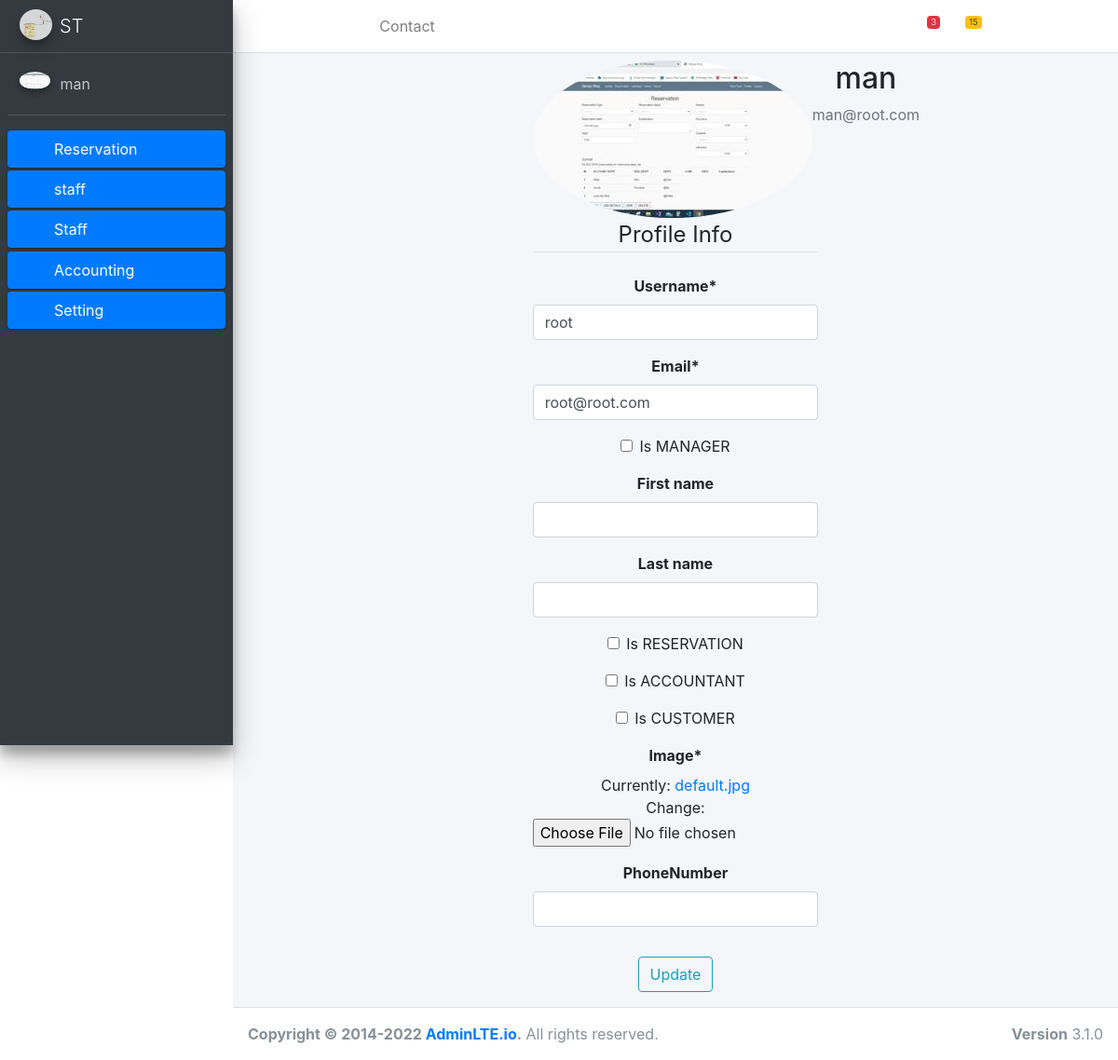
/users/profile/1/ (signed in), run on the app's committed database.
### users/models.py (models this page shows, shortened)
class MyUser(AbstractBaseUser, PermissionsMixin):
    email = models.EmailField(_('email address'), unique=True)
    username = models.CharField(_('username'), max_length=250, unique=True)
    first_name = models.CharField(_('first name'), max_length=50, blank=True)
    last_name = models.CharField(_('last name'), max_length=50, blank=True)
    date_joined = models.DateTimeField(_('date joined'), auto_now_add=True)
    is_active = models.BooleanField(_('active'), default=True)
    is_staff = models.BooleanField(default=False)
    is_superuser = models.BooleanField(default=False)
    avatar = models.ImageField(upload_to='avatars/', null=True, blank=True)
    is_MANAGER= models.BooleanField(default=False)
    is_RESERVATION= models.BooleanField(default=False)
    is_ACCOUNTANT= models.BooleanField(default=False)
    is_CUSTOMER= models.BooleanField(default=False)
    objects = UserManager()
    company    = models.ForeignKey(Company, blank=True, null=True, on_delete=models.SET_NULL)
    sub_customer   = models.ForeignKey(Customer, null=True,blank=True, on_delete=models.SET_NULL, related_name='sub_customer')
    USERNAME_FIELD = 'username'
    REQUIRED_FIELDS = ['email']
    class Meta:
        verbose_name = _('user')
        verbose_name_plural = _('users')

class Profile(models.Model):
    user  = models.OneToOneField(settings.AUTH_USER_MODEL, on_delete=models.SET_NULL , null=True, blank=True)
    image = models.ImageField(default='default.jpg', upload_to='profile_pics')
    phoneNumber = models.CharField(max_length = 25, unique = True, blank= True, null= True)
    create_at = models.DateTimeField(auto_now_add=True)
    update_at = models.DateTimeField(auto_now=True)

### company/models.py (models this page shows)
class Company(models.Model):
    name = models.CharField(_('name'), max_length=500)
    logo = models.ImageField(default='default.jpg', upload_to='Company_pics', blank=True, null=True)
    address = models.CharField(max_length=500, blank=True, null=True)
    phoneNumber1 = models.CharField( max_length = 25,  blank=True, null=True)
    phoneNumber2 = models.CharField( max_length = 25,  blank=True, null=True)
    phoneNumber3 = models.CharField( max_length = 25,  blank=True, null=True)
    phoneNumber4 = models.CharField( max_length = 25,  blank=True, null=True)
    tradeRecord = models.CharField(max_length=500, blank=True, null=True)
    email       = models.EmailField( blank=True, null=True)
    webSite     =  models.URLField(max_length = 200, blank=True, null=True)
    create_at = models.DateTimeField(auto_now_add=True)
    update_at = models.DateTimeField(auto_now=True)
    class Meta:
        verbose_name = 'شركة '
        verbose_name_plural = 'الشركات'
    def __str__(self):
        return f'{self.name}'
        img = Image.open(self.logo.path)
        if img.height > 300 or img.width > 300:
            output_size = (300, 300)
            img.thumbnail(output_size)
            img.save(self.logo.path)

### users/views.py (the view)
# urls.py: path('profile/<int:pk>/', profile, name='profile'),
@login_required
def profile(request, pk):
    user = get_object_or_404(MyUser, pk=pk)
    if request.method == 'POST':
        u_form = UserUpdateForm(request.POST, instance=user)
        p_form = ProfileUpdateForm(request.POST,
                                   request.FILES,
                                   instance=user.profile)
        if u_form.is_valid() and p_form.is_valid():
            u_form.save()
            p_form.save()
            messages.success(request, f' account has been updated!')
            return redirect('company_index')
    else:
        u_form = UserUpdateForm(instance=user)
        p_form = ProfileUpdateForm(instance=user.profile)
    context = {
        'u_form': u_form,
        'p_form': p_form
    }
    return render(request, 'users/profile.html', context)

### users/forms.py
class UserUpdateForm(forms.ModelForm):
    email = forms.EmailField()
    class Meta:
        model = MyUser
        fields = ['username', 'email','is_MANAGER',
                  'first_name','last_name','is_RESERVATION',
                   'is_ACCOUNTANT','is_CUSTOMER']

class ProfileUpdateForm(forms.ModelForm):
    class Meta:
        model = Profile
        fields = ['image','phoneNumber']

### users/templates/users/profile.html (shortened to what this page needs)
{% extends "base.html" %}
{% load crispy_forms_tags %}
{% block content %}
    <div class="row text-center pt-2">
      <div class="col-md-4 offset-md-4" >
      <div class="media">
        <img class="rounded-circle account-img" src="{{ user.profile.image.url }}">
        <div class="media-body">
          <h2 class="account-heading">{{ user.username }}</h2>
          <p class="text-secondary">{{ user.email }}</p>
        </div>
      </div>
      <form method="POST" enctype="multipart/form-data">
          <fieldset class="form-group">
              <legend class="border-bottom mb-4">Profile Info</legend>
              {{ u_form|crispy }}
              {{ p_form|crispy }}
          </fieldset>
          <div class="form-group">
              <button class="btn btn-outline-info" type="submit">Update</button>
          </div>
      </form>
    </div></div>
{% endblock content %}

### templates/sidebar.html (shortened to what this page needs)
{% load static %}
{% load i18n %}
<aside class="main-sidebar sidebar-dark-primary elevation-4">
    <a href="" class="brand-link">
      <img
      src="{{ user.company.logo.url }}"
      alt="company Logo" class="brand-image img-circle elevation-3" style="opacity: .8">
      <span class="brand-text font-weight-light">{{ user.company }}</span>
    </a>
    <div class="sidebar">
      <div class="user-panel mt-3 pb-3 mb-3 d-flex">
        <div class="image">
          <img src="{{ user.profile.image.url }}"
          class="img-circle elevation-2" alt="User Image">
        </div>
        <div class="info">
          <a href="#" class="d-block">{{ user }}</a>
        </div>
      </div>
      <nav class="mt-2">
        <ul class="nav nav-pills nav-sidebar flex-column" data-widget="treeview" role="menu" data-accordion="false">
          <li class="nav-item menu-close ">
            <a href="#" class="nav-link active">
              <i class="nav-icon far fa-id-badge"></i>
              <p>
                Reservation
                <i class="right fas fa-angle-left "></i>
              </p>
            </a>
              <li class="nav-item menu-close">
                <a href="#" class="nav-link active">
                <i class="nav-icon fas fa-building"></i>
                <p>
                  staff
                  <i class="right fas fa-angle-left"></i>
                </p>
              </a>
    <li class="nav-item menu-close">
      <a href="#" class="nav-link active">
      <i class="nav-icon fas fa-user"></i>
      <p>
        Staff
        <i class="right fas fa-angle-left"></i>
      </p>
    </a>
    <li class="nav-item menu-close">
      <a href="#" class="nav-link active">
        <i class="nav-icon fas fa-dollar-sign"></i>
        <p>
          Accounting
          <i class="right fas fa-angle-left"></i>
        </p>
      </a>
  <li class="nav-item menu-close">
    <a href="#" class="nav-link active">
      <i class="nav-icon fas fa-cogs"></i>
      <p>
        Setting
        <i class="right fas fa-angle-left"></i>
      </p>
    </a>
  </aside>

### data on the page
MyUser: company.logo (picture), company "ST", profile.image (picture), username "man", email "man@root.com"
MyUser: username "root", email "root@root.com"
